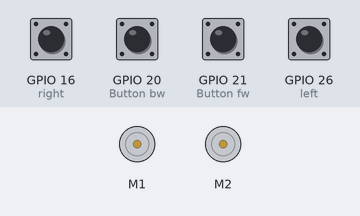
Recording of a program running on a simulated Raspberry Pi (BCM pin numbers). Parts: 2 × DC motor (green arrow = forward, orange = backward, longer = faster). The test bench sets the inputs (shaded band); at power-on: GPIO 16 (right), GPIO 20 (Button bw), GPIO 21 (Button fw), GPIO 26 (left) HIGH. Motors are numbered in the order the program creates them (left before right in a Robot).

Above: at 1.2 s.
1.3 s: GPIO 16 (right) pulled LOW for 0.15 s
At 1.37 s:
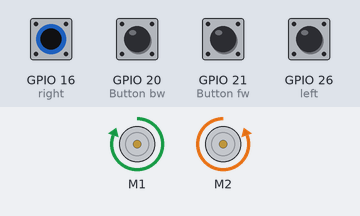
2.9 s: GPIO 20 (Button bw) pulled LOW for 0.15 s
At 2.97 s:
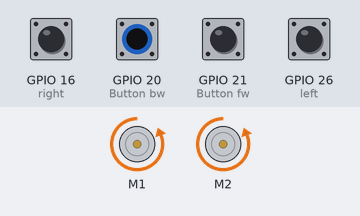
4.5 s: GPIO 21 (Button fw) pulled LOW for 0.15 s
At 4.57 s:
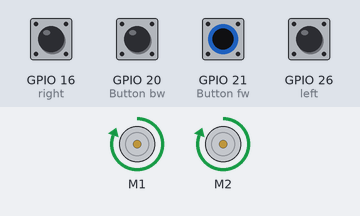
6.1 s: GPIO 26 (left) pulled LOW for 0.15 s
At 6.17 s:
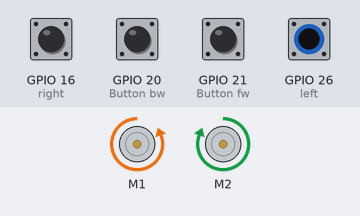
Timing chart, 0 to 8.7 s (numbered marks = the images above; inputs shaded):
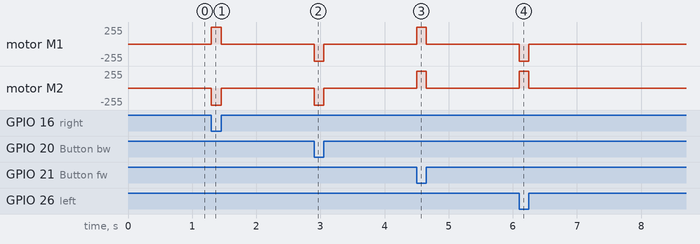

The program:

button_controlled_robot.py
```python
#!/usr/bin/python
"""
 Author :Dharmendra Kumar Yadav
 this code is used run a robot we have 4 button named left
 right forward and backward respectively on pressing the button
 the motor run in desired direction
"""
from gpiozero import Robot, Button
from signal import pause

robot = Robot(left=(4, 14), right=(17, 18))

left = Button(26)
right = Button(16)
fw = Button(21)
bw = Button(20)

fw.when_pressed = robot.forward
fw.when_released = robot.stop

left.when_pressed = robot.left
left.when_released = robot.stop

right.when_pressed = robot.right
right.when_released = robot.stop

bw.when_pressed = robot.backward
bw.when_released = robot.stop

pause()
```

Measured:
- after the input at 1.3 s, motor M1: stopped → forward 255/255 at once, → stopped 0.15 s later; motor M2: stopped → backward 255/255 at once, → stopped 0.15 s later
- after the input at 2.9 s, motor M1, motor M2: stopped → backward 255/255 at once, → stopped 0.15 s later
- after the input at 4.5 s, motor M1, motor M2: stopped → forward 255/255 at once, → stopped 0.15 s later
- after the input at 6.1 s, motor M1: stopped → backward 255/255 at once, → stopped 0.15 s later; motor M2: stopped → forward 255/255 at once, → stopped 0.15 s later
